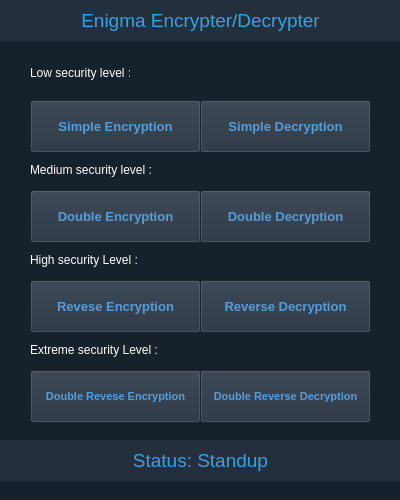
<?xml version="1.0" encoding="UTF-8"?>
<ui version="4.0">
 <class>Form</class>
 <widget class="QWidget" name="Form">
  <property name="geometry">
   <rect>
    <x>0</x>
    <y>0</y>
    <width>400</width>
    <height>500</height>
   </rect>
  </property>
  <property name="minimumSize">
   <size>
    <width>400</width>
    <height>500</height>
   </size>
  </property>
  <property name="maximumSize">
   <size>
    <width>400</width>
    <height>500</height>
   </size>
  </property>
  <property name="windowTitle">
   <string>Enigma</string>
  </property>
  <property name="windowOpacity">
   <double>1.000000000000000</double>
  </property>
  <property name="styleSheet">
   <string notr="true">background-color: rgb(23, 33, 43);</string>
  </property>
  <widget class="QPushButton" name="pushButtonEncryptionS">
   <property name="geometry">
    <rect>
     <x>30</x>
     <y>100</y>
     <width>171</width>
     <height>53</height>
    </rect>
   </property>
   <property name="font">
    <font>
     <pointsize>10</pointsize>
     <weight>75</weight>
     <italic>false</italic>
     <bold>true</bold>
     <underline>false</underline>
     <strikeout>false</strikeout>
     <stylestrategy>PreferAntialias</stylestrategy>
    </font>
   </property>
   <property name="contextMenuPolicy">
    <enum>Qt::DefaultContextMenu</enum>
   </property>
   <property name="styleSheet">
    <string notr="true">background-color: rgb(36, 47, 61);
color: rgb(84, 157, 219);</string>
   </property>
   <property name="text">
    <string>Simple Encryption</string>
   </property>
   <property name="autoDefault">
    <bool>true</bool>
   </property>
   <property name="default">
    <bool>false</bool>
   </property>
   <property name="flat">
    <bool>false</bool>
   </property>
  </widget>
  <widget class="QLabel" name="label_4">
   <property name="geometry">
    <rect>
     <x>0</x>
     <y>0</y>
     <width>401</width>
     <height>41</height>
    </rect>
   </property>
   <property name="font">
    <font>
     <pointsize>14</pointsize>
    </font>
   </property>
   <property name="styleSheet">
    <string notr="true">background-color: rgb(36, 47, 61);
color: rgb(48, 163, 230);</string>
   </property>
   <property name="text">
    <string>Enigma Encrypter/Decrypter</string>
   </property>
   <property name="alignment">
    <set>Qt::AlignCenter</set>
   </property>
  </widget>
  <widget class="QPushButton" name="pushButtonDecryptionS">
   <property name="geometry">
    <rect>
     <x>200</x>
     <y>100</y>
     <width>171</width>
     <height>53</height>
    </rect>
   </property>
   <property name="font">
    <font>
     <pointsize>10</pointsize>
     <weight>75</weight>
     <italic>false</italic>
     <bold>true</bold>
     <underline>false</underline>
     <strikeout>false</strikeout>
     <stylestrategy>PreferAntialias</stylestrategy>
    </font>
   </property>
   <property name="contextMenuPolicy">
    <enum>Qt::DefaultContextMenu</enum>
   </property>
   <property name="styleSheet">
    <string notr="true">background-color: rgb(36, 47, 61);
color: rgb(84, 157, 219);</string>
   </property>
   <property name="text">
    <string>Simple Decryption</string>
   </property>
   <property name="autoDefault">
    <bool>true</bool>
   </property>
   <property name="default">
    <bool>false</bool>
   </property>
   <property name="flat">
    <bool>false</bool>
   </property>
  </widget>
  <widget class="QPushButton" name="pushButtonEncryption2E">
   <property name="geometry">
    <rect>
     <x>30</x>
     <y>190</y>
     <width>171</width>
     <height>53</height>
    </rect>
   </property>
   <property name="font">
    <font>
     <pointsize>10</pointsize>
     <weight>75</weight>
     <italic>false</italic>
     <bold>true</bold>
     <underline>false</underline>
     <strikeout>false</strikeout>
     <stylestrategy>PreferAntialias</stylestrategy>
    </font>
   </property>
   <property name="contextMenuPolicy">
    <enum>Qt::DefaultContextMenu</enum>
   </property>
   <property name="styleSheet">
    <string notr="true">background-color: rgb(36, 47, 61);
color: rgb(84, 157, 219);</string>
   </property>
   <property name="text">
    <string>Double Encryption</string>
   </property>
   <property name="autoDefault">
    <bool>true</bool>
   </property>
   <property name="default">
    <bool>false</bool>
   </property>
   <property name="flat">
    <bool>false</bool>
   </property>
  </widget>
  <widget class="QPushButton" name="pushButtonDecryption2D">
   <property name="geometry">
    <rect>
     <x>200</x>
     <y>190</y>
     <width>171</width>
     <height>53</height>
    </rect>
   </property>
   <property name="font">
    <font>
     <pointsize>10</pointsize>
     <weight>75</weight>
     <italic>false</italic>
     <bold>true</bold>
     <underline>false</underline>
     <strikeout>false</strikeout>
     <stylestrategy>PreferAntialias</stylestrategy>
    </font>
   </property>
   <property name="contextMenuPolicy">
    <enum>Qt::DefaultContextMenu</enum>
   </property>
   <property name="styleSheet">
    <string notr="true">background-color: rgb(36, 47, 61);
color: rgb(84, 157, 219);</string>
   </property>
   <property name="text">
    <string>Double Decryption</string>
   </property>
   <property name="autoDefault">
    <bool>true</bool>
   </property>
   <property name="default">
    <bool>false</bool>
   </property>
   <property name="flat">
    <bool>false</bool>
   </property>
  </widget>
  <widget class="QPushButton" name="pushButtonEncryptionER">
   <property name="geometry">
    <rect>
     <x>30</x>
     <y>280</y>
     <width>171</width>
     <height>53</height>
    </rect>
   </property>
   <property name="font">
    <font>
     <pointsize>10</pointsize>
     <weight>75</weight>
     <italic>false</italic>
     <bold>true</bold>
     <underline>false</underline>
     <strikeout>false</strikeout>
     <stylestrategy>PreferAntialias</stylestrategy>
    </font>
   </property>
   <property name="contextMenuPolicy">
    <enum>Qt::DefaultContextMenu</enum>
   </property>
   <property name="styleSheet">
    <string notr="true">background-color: rgb(36, 47, 61);
color: rgb(84, 157, 219);</string>
   </property>
   <property name="text">
    <string>Revese Encryption</string>
   </property>
   <property name="autoDefault">
    <bool>true</bool>
   </property>
   <property name="default">
    <bool>false</bool>
   </property>
   <property name="flat">
    <bool>false</bool>
   </property>
  </widget>
  <widget class="QPushButton" name="pushButtonDecryptionRD">
   <property name="geometry">
    <rect>
     <x>200</x>
     <y>280</y>
     <width>171</width>
     <height>53</height>
    </rect>
   </property>
   <property name="font">
    <font>
     <pointsize>10</pointsize>
     <weight>75</weight>
     <italic>false</italic>
     <bold>true</bold>
     <underline>false</underline>
     <strikeout>false</strikeout>
     <stylestrategy>PreferAntialias</stylestrategy>
    </font>
   </property>
   <property name="contextMenuPolicy">
    <enum>Qt::DefaultContextMenu</enum>
   </property>
   <property name="styleSheet">
    <string notr="true">background-color: rgb(36, 47, 61);
color: rgb(84, 157, 219);</string>
   </property>
   <property name="text">
    <string>Reverse Decryption</string>
   </property>
   <property name="autoDefault">
    <bool>true</bool>
   </property>
   <property name="default">
    <bool>false</bool>
   </property>
   <property name="flat">
    <bool>false</bool>
   </property>
  </widget>
  <widget class="QLabel" name="label">
   <property name="geometry">
    <rect>
     <x>30</x>
     <y>63</y>
     <width>141</width>
     <height>20</height>
    </rect>
   </property>
   <property name="styleSheet">
    <string notr="true">color: rgb(255, 255, 255);</string>
   </property>
   <property name="text">
    <string>Low security level :</string>
   </property>
  </widget>
  <widget class="QLabel" name="label_2">
   <property name="geometry">
    <rect>
     <x>30</x>
     <y>160</y>
     <width>141</width>
     <height>20</height>
    </rect>
   </property>
   <property name="styleSheet">
    <string notr="true">color: rgb(255, 255, 255);</string>
   </property>
   <property name="text">
    <string>Medium security level :</string>
   </property>
  </widget>
  <widget class="QLabel" name="label_3">
   <property name="geometry">
    <rect>
     <x>30</x>
     <y>250</y>
     <width>141</width>
     <height>20</height>
    </rect>
   </property>
   <property name="styleSheet">
    <string notr="true">color: rgb(255, 255, 255);</string>
   </property>
   <property name="text">
    <string>High security Level :</string>
   </property>
  </widget>
  <widget class="QLabel" name="labelStatus">
   <property name="geometry">
    <rect>
     <x>0</x>
     <y>440</y>
     <width>401</width>
     <height>41</height>
    </rect>
   </property>
   <property name="font">
    <font>
     <pointsize>14</pointsize>
    </font>
   </property>
   <property name="styleSheet">
    <string notr="true">background-color: rgb(36, 47, 61);
color: rgb(48, 163, 230);</string>
   </property>
   <property name="text">
    <string>Status: Standup</string>
   </property>
   <property name="alignment">
    <set>Qt::AlignCenter</set>
   </property>
  </widget>
  <widget class="QPushButton" name="pushButtonEncryption2ER">
   <property name="geometry">
    <rect>
     <x>30</x>
     <y>370</y>
     <width>171</width>
     <height>53</height>
    </rect>
   </property>
   <property name="font">
    <font>
     <pointsize>8</pointsize>
     <weight>75</weight>
     <italic>false</italic>
     <bold>true</bold>
     <underline>false</underline>
     <strikeout>false</strikeout>
     <stylestrategy>PreferAntialias</stylestrategy>
    </font>
   </property>
   <property name="contextMenuPolicy">
    <enum>Qt::DefaultContextMenu</enum>
   </property>
   <property name="styleSheet">
    <string notr="true">background-color: rgb(36, 47, 61);
color: rgb(84, 157, 219);</string>
   </property>
   <property name="text">
    <string>Double Revese Encryption</string>
   </property>
   <property name="autoDefault">
    <bool>true</bool>
   </property>
   <property name="default">
    <bool>false</bool>
   </property>
   <property name="flat">
    <bool>false</bool>
   </property>
  </widget>
  <widget class="QPushButton" name="pushButtonDecryption2RD">
   <property name="geometry">
    <rect>
     <x>200</x>
     <y>370</y>
     <width>171</width>
     <height>53</height>
    </rect>
   </property>
   <property name="font">
    <font>
     <pointsize>8</pointsize>
     <weight>75</weight>
     <italic>false</italic>
     <bold>true</bold>
     <underline>false</underline>
     <strikeout>false</strikeout>
     <stylestrategy>PreferAntialias</stylestrategy>
    </font>
   </property>
   <property name="contextMenuPolicy">
    <enum>Qt::DefaultContextMenu</enum>
   </property>
   <property name="styleSheet">
    <string notr="true">background-color: rgb(36, 47, 61);
color: rgb(84, 157, 219);</string>
   </property>
   <property name="text">
    <string>Double Reverse Decryption</string>
   </property>
   <property name="autoDefault">
    <bool>true</bool>
   </property>
   <property name="default">
    <bool>false</bool>
   </property>
   <property name="flat">
    <bool>false</bool>
   </property>
  </widget>
  <widget class="QLabel" name="label_5">
   <property name="geometry">
    <rect>
     <x>30</x>
     <y>340</y>
     <width>141</width>
     <height>20</height>
    </rect>
   </property>
   <property name="styleSheet">
    <string notr="true">color: rgb(255, 255, 255);</string>
   </property>
   <property name="text">
    <string>Extreme security Level :</string>
   </property>
  </widget>
 </widget>
 <resources/>
 <connections/>
</ui>
